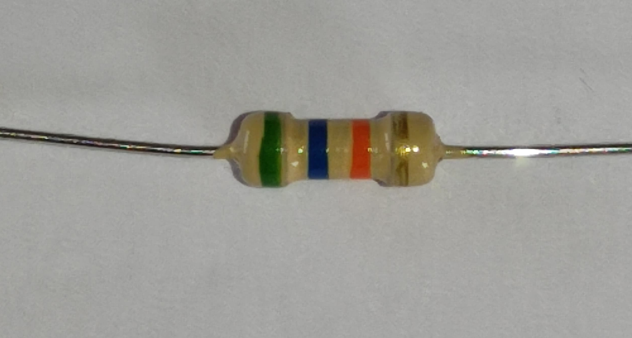
#> input picture input_images/img_4.png, 632 x 338 px, found by its file name
$ python edit_image.py
#> lines starting #> are read from the running program, lines starting #| are printed output that depends on the picture
#########################################################################################################################
""""
Author: Jens Segaert
Date: 03/06/2022
"""
#########################################################################################################################

# Import Libraries
import cv2
from PIL import Image, ImageEnhance
import os


# Function to give color balance to input image and show result image
def edit_input_image(path_image):

    # Open image
    img = Image.open(path_image)
#> img is the input picture: PIL image 632x338 RGBA; mean R, G, B, A 158.7, 157.6, 152.1, 255

    # Apply color balance on image
    enhancer = ImageEnhance.Color(img)

    # Color balance the image with factor 2.5
    factor = 2.5

    # Create output image with color balance of input image
    colored_output = enhancer.enhance(factor)
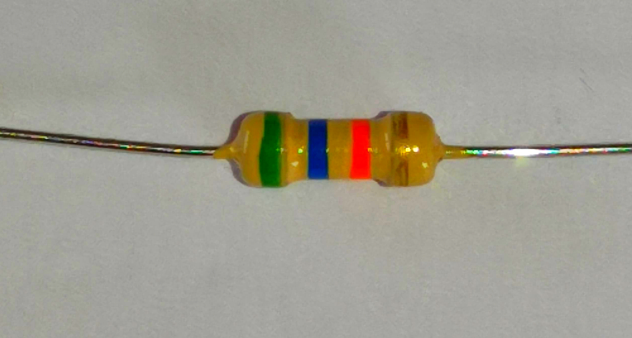
#> colored_output: PIL image 632x338 RGBA; mean R, G, B, A 160.6, 157.8, 145.4, 255

    # Show input image
    img.show()

    # Show output image
    colored_output.show()

    return


# Call function (input: given path of image that needs to be editted with color balance)
edit_input_image(os.path.abspath(os.getcwd()) + '\input_images\img_4.png')

$ run again, with input_images/img_1.png copied over input_images/img_4.png
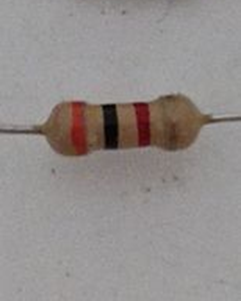
#> input picture input_images/img_1.png, 241 x 301 px, found by its file name
#> in edit_input_image, img is the input picture: PIL image 241x301 RGBA; mean R, G, B, A 147.7, 142.5, 140.9, 255
#> in edit_input_image, `colored_output = enhancer.enhance(factor)`:
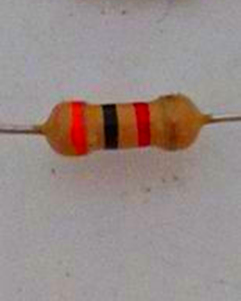
#> colored_output: PIL image 241x301 RGBA; mean R, G, B, A 153.1, 140.1, 136.6, 255

$ run again, with input_images/img_10.png copied over input_images/img_4.png
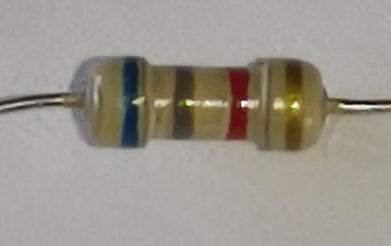
#> input picture input_images/img_10.png, 391 x 246 px, found by its file name
#> in edit_input_image, img is the input picture: PIL image 391x246 RGBA; mean R, G, B, A 155.3, 150.8, 141, 255
#> in edit_input_image, `colored_output = enhancer.enhance(factor)`:
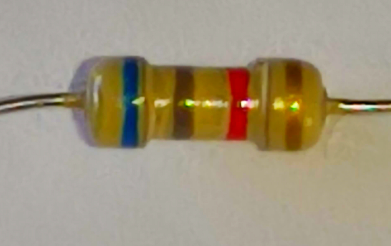
#> colored_output: PIL image 391x246 RGBA; mean R, G, B, A 161.6, 150.4, 127.1, 255

$ run again, with input_images/img_11.png copied over input_images/img_4.png
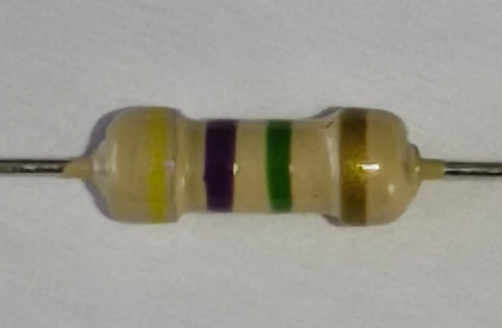
#> input picture input_images/img_11.png, 502 x 328 px, found by its file name
#> in edit_input_image, img is the input picture: PIL image 502x328 RGBA; mean R, G, B, A 156.5, 153.7, 141.8, 255
#> in edit_input_image, `colored_output = enhancer.enhance(factor)`:
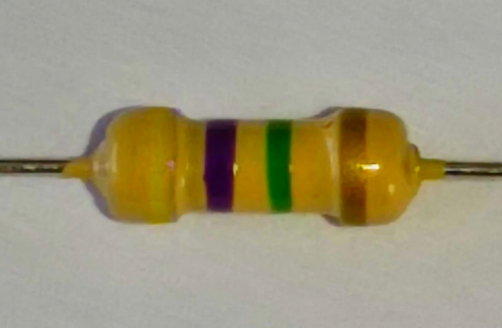
#> colored_output: PIL image 502x328 RGBA; mean R, G, B, A 161.2, 154.2, 128.6, 255
